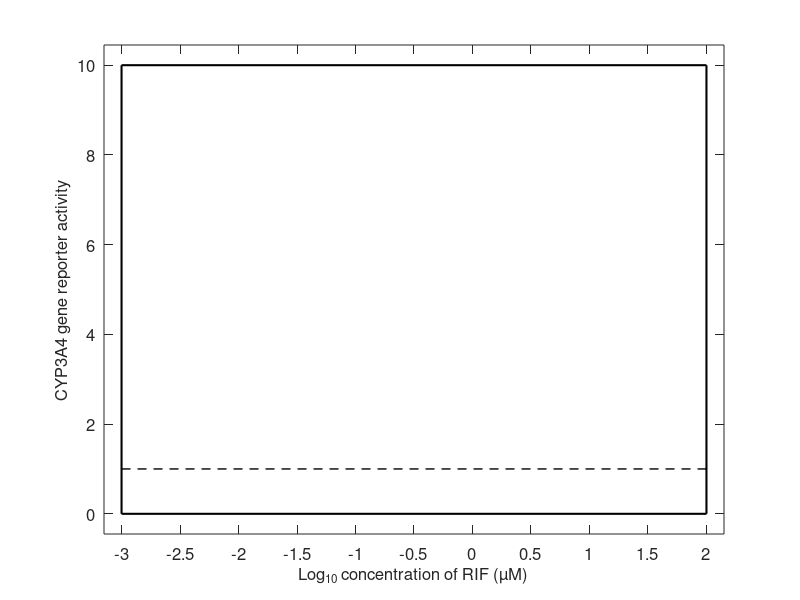

Source code (MATLAB): (Note: this script raises an error after producing the figure.)
function [] = EC50_reporter()

    close all;
    clear all;

    if ~exist('./figures', 'dir')
        mkdir('./figures')
    end

    metadata = load('./datamat.mat');

    mean_reporter_12h = metadata.mean_reporter_12h;
    std_reporter_12h = metadata.std_reporter_12h;

    mean_reporter_24h = metadata.mean_reporter_24h;
    std_reporter_24h = metadata.std_reporter_24h;

    mean_reporter_48h = metadata.mean_reporter_48h;
    std_reporter_48h = metadata.std_reporter_48h;

    mean_reporter_72h = metadata.mean_reporter_72h;
    std_reporter_72h = metadata.std_reporter_72h;

    data = [mean_reporter_12h; mean_reporter_24h; mean_reporter_48h; mean_reporter_72h];
    stdv = [std_reporter_12h; std_reporter_24h; std_reporter_48h; std_reporter_72h];

    logC_reporter = log10([0.1, 0.5, 1, 2.5, 5, 10, 20, 30]);

    logC = -3:0.01:2;
    logCfit = -3:0.01:log10(30);

    CYPmin  = 1;
    CYPmax  = 3;
    N = 1.5;
    logEC50 = 0.01;
    hill_pars = [CYPmax, N, logEC50];
    opts = optimset('Display','off');

    EC50_pars_out   = [];
    interp          = [];
    for ii = 1:size(data,1)
        [EC50_pars, resnorm]    = lsqnonlin(@(pars)error(pars,data(ii,:),stdv(ii,:),logC_reporter),hill_pars,[],[],opts);
        EC50_pars_out           = [EC50_pars_out; EC50_pars];
        interp                  = [interp; csapi(logC_reporter,hill(EC50_pars,logC_reporter))];
    end

    fontsize    = 12;
    ec_fontsize = 10;
    varmin      = 0;
    varmax      = 10;
    colors      = {[0.7176 0.2745 1], [0.9804 0.8667 0.2353], [0.9294 0.6941 0.1255], [0.5 0.5 0.5]};
    name        = {'12 h, EC_{50} =', '24 h, EC_{50} =', '48 h, EC_{50} =', '72 h, EC_{50} ='};
    T           = [12,24,48,72];
    yax         = [0.6,0.5,0.4,0.3];

    figure();
    ax = gca;
    set(ax,...
        'box','on',...
        'XLim',[logC(1)-0.15 logC(end)+0.15],...
        'XTick',-3:0.5:2,...
        'YLim',[varmin-0.45 varmax+0.45],...
        'YTick',[0,2,4,6,8,10],...
        'FontSize',fontsize);

    xlabel('Log_{10} concentration of RIF (µM)','FontSize',fontsize);
    ylabel('CYP3A4 gene reporter activity','FontSize',fontsize);
    set(gca,'TickLength',[0.015, 0.015])
    hold on;  

    line1=plot([logC(1) logC(1)], [varmin varmax],...
          'Color',[0 0 0], ...
          'LineWidth',1.5,...
          'LineStyle','-');
    line2=plot([logC(1) logC(end)], [varmax varmax],...
          'Color',[0 0 0], ...
          'LineWidth',1.5,...
          'LineStyle','-');
    line3=plot([logC(end) logC(end)], [varmin varmax],...
          'Color',[0 0 0], ...
          'LineWidth',1.5,...
          'LineStyle','-');
    line4=plot([logC(1) logC(end)], [varmin varmin],...
          'Color',[0 0 0], ...
          'LineWidth',1.5,...
          'LineStyle','-');
    line_1=plot([logC(1) logC(end)], [1 1],...
          'Color',[0 0 0], ...
          'LineWidth',1.0,...
          'LineStyle','--');


    %%% data + errors %%%
    for ii = 1:size(data,1)
        er(ii) = errorbar(logC_reporter, data(ii,:), stdv(ii,:),...
              'v',...
              'Color',colors{ii},...
              'MarkerFaceColor',colors{ii}, ...
              'MarkerSize',8,...
              'MarkerEdgeColor',[0.25 0.25 0.25],...
              'LineWidth',1.0,...
              'DisplayName',[name{ii}, ' ', num2str(10.^EC50_pars_out(ii,3),'%4.2f'),' µM']);
        hold on;
        plot(logCfit, hill(EC50_pars_out(ii,:),logCfit),...
          'Color',colors{ii},...
          'LineWidth',1.01);
    
    end
    leg1 = legend(er);
    pos = get(leg1,'Position');
    pos(1) = 0.3*pos(1);
    pos(2) = 0.95*pos(2);
    set(leg1,'Position',pos);
    set(leg1,'FontSize',ec_fontsize);

    savefig(strcat('./figures/EC50_reporters.fig'));
    exportgraphics(gcf,strcat('./figures/EC50_reporters.png'));
    exportgraphics(gcf,strcat('./figures/EC50_reporters.eps'),'ContentType','vector');

    %%%%%%%%%%%%%%%%%%%%%%%%%%%%%%%%%%%%%%%%%%%%%%%%%%%%%%%%%%%%%%%%%%%%%%%

    function [CYP] = hill(pars,logC)
        CYP = CYPmin + (pars(1) - CYPmin) ./ (1 + 10 .^ (pars(2) * (pars(3) - logC)));
    end

    function [output] = error(pars,data,stdv,logC)
        CYP     = hill(pars,logC);
        output  = ((CYP - data)./ stdv).^2 ;
    end


end